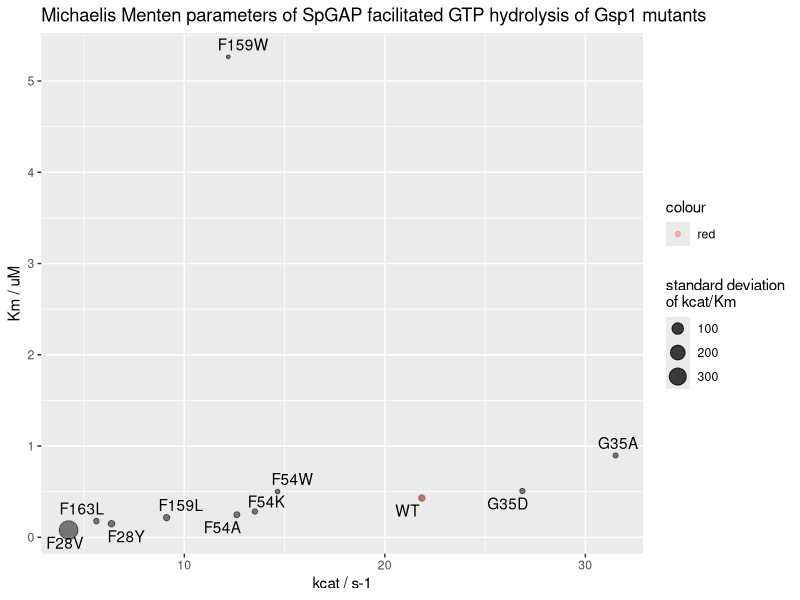

The R script that drew this image:
library(tidyverse)
library(ggrepel)
library(pracma)
outfiles <- "final_data"
dir.create(file.path(outfiles), showWarnings = FALSE)

#### analyse and parse parameters from DELA
parameters <- read_tsv('./fit_GAP_data.txt') %>% 
  select(data, kcat, Km, "conc" = `[S]`, basS) %>% 
  separate(col = data, into = c("date", "mutant", "well", "input_conc", "GAP_conc", "sensor_conc"), sep = "-", convert = T, remove = T) %>% 
  mutate("aprox_loading_eff" = conc/input_conc) %>% 
  # separate(col = sample, into = c("PE", "mutant")) %>% 
  arrange(mutant, date) %>% 
  mutate('individual_kcat_Km' = kcat/Km)
# interval_table <- read_tsv('Data/RanGAP_assay/interval_table.txt') 
# read_tsv("Data/RanGAP_assay/20200720_parameters_summary.txt")%>% 
#   inner_join(., interval_table, by = c('data' = 'condition')) %>% 
#   write_tsv('Data/RanGAP_assay/parameters_with_interval.txt')
avg_parameters <- parameters %>% 
  group_by(mutant) %>% 
  summarize("mean_kcat" = mean(kcat), "mean_Km" = mean(Km), 
            "kcat_sd" = sd(kcat), "Km_sd" = sd(Km), 
            "kcat_se" = std_err(kcat), "Km_se" = std_err(Km), 
            'mean_kcat_Km' = mean(individual_kcat_Km),    #### take the mean of individual kcat/Km
            'sd' = sd(individual_kcat_Km),  ### this sd reports the sd of the kcat/Km ratio between individual measurements
            'se' = std_err(individual_kcat_Km),
            "combined_sd" =  (sqrt( (kcat_sd/mean_kcat)^2 + (Km_sd/mean_Km)^2 )) * mean_kcat_Km,  ### but use the more strict way for getting the std.dev
            "combined_se" =  (sqrt( (kcat_se/mean_kcat)^2 + (Km_se/mean_Km)^2 )) * mean_kcat_Km,  ### but use the more strict way for getting the std.dev
            # 'log_kcat_over_Km' = log(mean_kcat_Km),
            # 'log_sd' = sd/mean_kcat_Km
            ) %>% 
  ungroup() %>% 
  select(mutant, 'mean_kcat' = mean_kcat, 'mean_Km' = mean_Km, mean_kcat_Km, everything())

GAP_parameters <- parameters %>% 
  inner_join(., avg_parameters, by = 'mutant') %>% 
  select(-date, -well, -input_conc, -aprox_loading_eff, -basS)
write_tsv(GAP_parameters, file = file.path(outfiles, "GAP_kinetics_MichaelisMenten_parameters.txt"))
# avg_parameters %>% 
#   select(mutant,'kcat' = mean_kcat, 'Km' = mean_Km, everything()) %>% 
#   write_tsv(., path = file.path(outfiles, "GAP_MM_parameters_clean.txt"))
#### kcat vs Km scatterplot
avg_parameters %>% 
  ggplot(aes(x = mean_kcat, y = mean_Km, label = mutant)) + 
  geom_point(aes(size = sd), alpha = 0.5) +
  geom_point(data = avg_parameters[avg_parameters$mutant == "WT",], 
             aes(size = sd, color = "red"), alpha = 0.5) +
  geom_text_repel() +
  xlab(label = "kcat / s-1") +
  ylab(label = "Km / uM") +
  labs(size = "standard deviation\nof kcat/Km ") +
  ggtitle("Michaelis Menten parameters of SpGAP facilitated GTP hydrolysis of Gsp1 mutants")
#ggsave(filename = file.path(outfiles, "kcat_vs_Km_scatterplot.pdf"), height = 7, width = 12)
avg_parameters %>% 
  select(mutant, mean_kcat, kcat_se, mean_Km, Km_se, mean_kcat_Km, se) %>% 
  write_tsv(file.path(outfiles, 'GAP_table_raw.txt'))

# parameters <- parameters %>%
#   mutate('row' = substr(well, 1,1)) %>%
#   mutate('exp' = str_c(date, row, mutant))
# intrinsic_hydrolysis_data <- read_tsv('Data/RanGAP_assay/intrinsic_data/revisions_intrinsic_hydrolysis_data.txt') %>% 
#   mutate('exp' = str_c(date, row, mutant))

# intrinsic_replicates_to_remove <- intrinsic_hydrolysis_data %>%   #### remove the intrinsic measurements for many of the test wt runs, where final concncetration was probably not well estimated
#   filter(mutant == 'WT' & !(exp %in% unique(parameters$exp))) %>% pull(exp) %>% unique()

# intrinsic_hydrolysis_data <- intrinsic_hydrolysis_data %>% 
#   filter(! exp %in% intrinsic_replicates_to_remove)

# intrinsic_hydrolysis_data %>% 
#   filter(mutant %in% c('T34Q', 'T34E')) %>% 
#   ggplot(aes(x = Time, y = fluorescence, color = condition)) + 
#   geom_point() +
#   facet_grid(~mutant)
# ### remove the intrinsic measurements from 20190606 and the T34Q one from 20190606 because that was a faulty batch of sensor
# ### also so far remove PE19_R78K from 20190315 because it looks way to high but need to add more repeats to confirm
# intrinsic_hydrolysis <- intrinsic_hydrolysis_data %>% 
#   select(condition, sample, mutant, final_product_conc, date, slope, intercept, rel_rate) %>% 
#   filter(! (date == '20190606' | 
#               (date == '20190605' & sample == 'PE13_T34Q') |
#               (date == '20190315' & (sample == 'PE19_R78K')) |
#               (date == '20200531' & sample == 'PE1_WT') |
#               (date == '20190715' & (sample == 'PE2_T34A' | sample == 'PE1_WT')))) %>% 
#   unique() %>% 
#   arrange(rel_rate)
# intrinsic_hydrolysis_summary <- intrinsic_hydrolysis %>% 
#   mutate('rel_rate_log' = log(rel_rate)) %>% 
#   select(sample, mutant, condition, rel_rate, rel_rate_log) %>% 
#   unique() %>% 
#   group_by(sample, mutant) %>% 
#   summarize('mean_rel_rate' = mean(rel_rate), 'sd_rel_rate' = sd(rel_rate), 'se_rel_rate' = std_err(rel_rate),  
#             'mean_log_rel_rate' = mean(rel_rate_log),
#             'sd_log_rel_rate' = sd_rel_rate/mean_rel_rate,
#             'se_log_rel_rate' = se_rel_rate/mean_rel_rate
#             )

# intrinsic_hydrolysis %>% 
#   inner_join(., intrinsic_hydrolysis_summary, by = 'mutant') %>% 
#   select(mutant, final_product_conc, rel_rate, mean_rel_rate, sd_rel_rate, se_rel_rate, mean_log_rel_rate, sd_log_rel_rate, se_log_rel_rate) %>% 
#   arrange(mean_rel_rate) %>% write_tsv(path = str_c(outfiles, '/intrinsic_hydrolysis.txt'))

# write_tsv(intrinsic_hydrolysis_summary, file.path(outfiles,'intrinsic_hydrolysis_parameters.txt')) 


